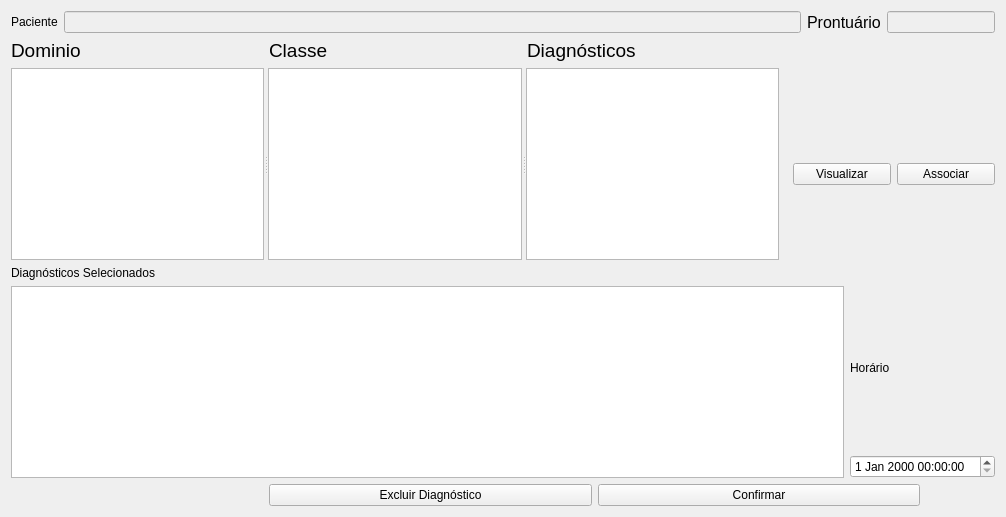
         <widget class="QWidget" name="tab_diag_2">
          <attribute name="title">
           <string>Diagnósticos</string>
          </attribute>
          <layout class="QGridLayout" name="gridLayout_24">
           <item row="0" column="0" colspan="7">
            <layout class="QHBoxLayout" name="horizontalLayout_123">
             <item>
              <widget class="QLabel" name="label_paciente_9">
               <property name="text">
                <string>Paciente</string>
               </property>
               <property name="buddy">
                <cstring>lineEdit_paciente_3</cstring>
               </property>
              </widget>
             </item>
             <item>
              <widget class="QLineEdit" name="lineEdit_paciente_9">
               <property name="enabled">
                <bool>false</bool>
               </property>
              </widget>
             </item>
             <item>
              <widget class="QLabel" name="label_pront_6">
               <property name="font">
                <font>
                 <pointsize>12</pointsize>
                </font>
               </property>
               <property name="text">
                <string>Prontuário</string>
               </property>
               <property name="buddy">
                <cstring>lineEdit_pront_3</cstring>
               </property>
              </widget>
             </item>
             <item>
              <widget class="QLineEdit" name="lineEdit_pront_6">
               <property name="enabled">
                <bool>false</bool>
               </property>
               <property name="sizePolicy">
                <sizepolicy hsizetype="Minimum" vsizetype="Minimum">
                 <horstretch>0</horstretch>
                 <verstretch>0</verstretch>
                </sizepolicy>
               </property>
              </widget>
             </item>
            </layout>
           </item>
           <item row="1" column="0">
            <widget class="QLabel" name="label_dominio_4">
             <property name="font">
              <font>
               <pointsize>14</pointsize>
              </font>
             </property>
             <property name="text">
              <string>Dominio</string>
             </property>
             <property name="buddy">
              <cstring>listView_listaDominios</cstring>
             </property>
            </widget>
           </item>
           <item row="2" column="0" colspan="3">
            <widget class="QSplitter" name="splitter_8">
             <property name="orientation">
              <enum>Qt::Horizontal</enum>
             </property>
             <widget class="QListView" name="listView_listaDominios_2"/>
             <widget class="QListView" name="listView_listaClasses_2"/>
             <widget class="QListView" name="listView_listaDiag_2"/>
            </widget>
           </item>
           <item row="3" column="0">
            <widget class="QLabel" name="label_diagSelecionados_2">
             <property name="text">
              <string>Diagnósticos Selecionados</string>
             </property>
             <property name="buddy">
              <cstring>listWidget_listaDiagSelecionados</cstring>
             </property>
            </widget>
           </item>
           <item row="2" column="4" rowspan="2" colspan="3">
            <layout class="QHBoxLayout" name="horizontalLayout_122">
             <item>
              <widget class="QPushButton" name="pushButton_visualizaDiag_2">
               <property name="text">
                <string>Visualizar</string>
               </property>
              </widget>
             </item>
             <item>
              <widget class="QPushButton" name="pushButton_associaDiag_2">
               <property name="text">
                <string>Associar</string>
               </property>
              </widget>
             </item>
            </layout>
           </item>
           <item row="4" column="0" colspan="5">
            <widget class="QListWidget" name="listWidget_listaDiagSelecionados_2"/>
           </item>
           <item row="4" column="5" colspan="2">
            <layout class="QVBoxLayout" name="verticalLayout_15">
             <item>
              <widget class="QLabel" name="label_horario_2">
               <property name="text">
                <string>Horário</string>
               </property>
               <property name="buddy">
                <cstring>dateTimeEdit_horario</cstring>
               </property>
              </widget>
             </item>
             <item>
              <widget class="QDateTimeEdit" name="dateTimeEdit_horario_2"/>
             </item>
            </layout>
           </item>
           <item row="5" column="1" colspan="5">
            <layout class="QHBoxLayout" name="horizontalLayout_121">
             <item>
              <widget class="QPushButton" name="pushButton_excluirDiag_6">
               <property name="text">
                <string>Excluir Diagnóstico</string>
               </property>
              </widget>
             </item>
             <item>
              <widget class="QPushButton" name="pushButton_confirmaDiag_2">
               <property name="text">
                <string>Confirmar</string>
               </property>
              </widget>
             </item>
            </layout>
           </item>
           <item row="1" column="1">
            <widget class="QLabel" name="label_classe_4">
             <property name="font">
              <font>
               <pointsize>14</pointsize>
              </font>
             </property>
             <property name="text">
              <string>Classe</string>
             </property>
             <property name="buddy">
              <cstring>listView_listaClasses</cstring>
             </property>
            </widget>
           </item>
           <item row="1" column="2">
            <widget class="QLabel" name="label_diag_2">
             <property name="font">
              <font>
               <pointsize>14</pointsize>
              </font>
             </property>
             <property name="text">
              <string>Diagnósticos</string>
             </property>
             <property name="buddy">
              <cstring>listView_listaDiag</cstring>
             </property>
            </widget>
           </item>
          </layout>
         </widget>
